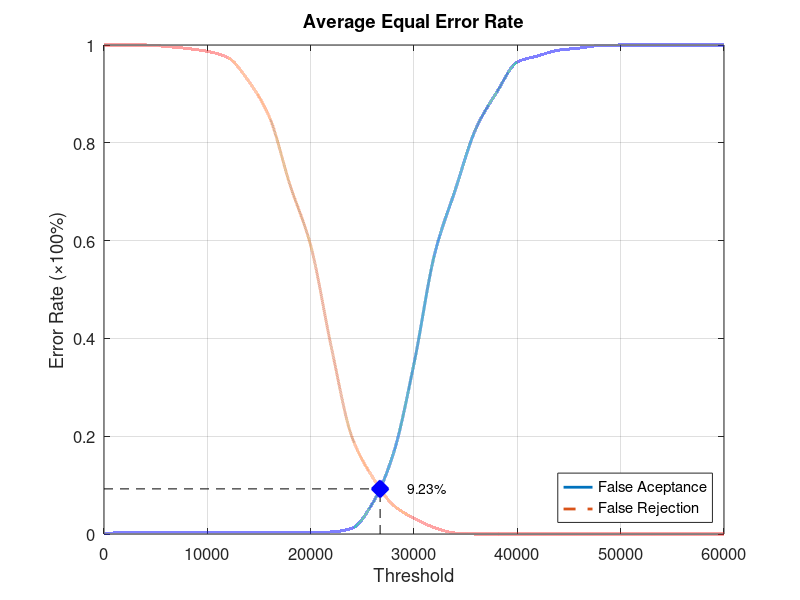
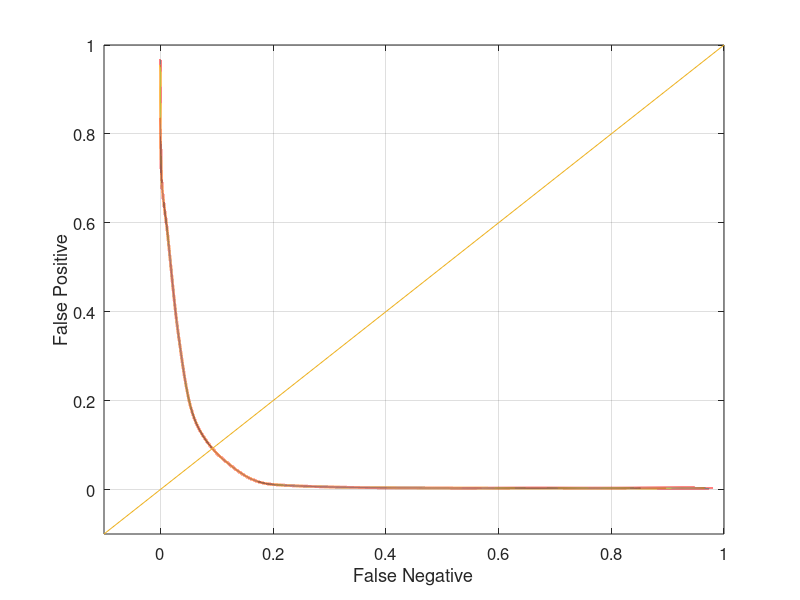

These figures' MATLAB source, in order:
function yEER = Database2Average
close all;
clear;
clc;
x = 0:2000:60000;
xq = 0:0.5:60000;

y0 = [0 0.0031579 0.0031579 0.0031579 0.0031579 0.0031579 0.0031579 0.0031579 0.0031579 0.0031579 0.0031579 0.00421053 0.0115789 0.0631579 0.164211 0.348421 0.572632 0.704211 0.829474 0.903158 0.965263 0.977895 0.989474 0.993684 0.998947 1 1 1 1 1 1];
yy0 = interp1(x, y0, xq, 'pchip');
y1 = [1 1 1 0.997 0.993 0.987 0.974 0.926 0.853 0.714 0.59 0.382 0.198 0.116 0.059 0.032 0.013 0.002 0 0 0 0 0 0 0 0 0 0 0 0 0];
yy1 = interp1(x, y1, xq, 'pchip');

% Calculating EER: 
y2 = abs(y0 - y1);
find(y2 == min(y2))
yy2 = abs(yy0 - yy1);
xEER = find(yy2 == min(yy2));
xEERIndex = xq(xEER) % X-axis EER
yEER = yy0(xEER) % Y-axis EER

main = figure
plot(xq, yy0,'-','LineWidth', 2);	hold on
plot(xq, yy1,'--','LineWidth', 2);	hold on
plot([xEERIndex xEERIndex], [0 yEER], 'k--');	hold on
plot([0 xEERIndex], [yEER yEER], 'k--');	hold on
plot(xEERIndex, yEER, 'bx', 'LineWidth', 10);	hold on
text(xEERIndex + 10 * xEERIndex / 100, yEER, [num2str(round((10000 * yEER)) / 100) '%'])
legend('False Aceptance', 'False Rejection', 'Location', 'SouthEast')
xlabel('Threshold')
ylabel('Error Rate (\times100%)')
title('Average Equal Error Rate')
set(gca, 'FontSize', 12)
axis([0 60000 0 1])
grid on

print(main, 'Database2AverageMain', '-dpng');
FNRxFPR = figure('Color', [1 1 1]);
plot(yy1, yy0, '-', yy1, yy0, 'LineWidth', 2);
hold on
y = -0.1:0.1:1
plot(y, y); 
set(gca, 'FontSize', 12)
xlabel('False Negative')
ylabel('False Positive')
axis([-0.1 1 -0.1 1])
set(gca, 'FontSize', 12)
grid on

print(FNRxFPR, 'Database2AverageFNRxFPR','-dpng');
end
